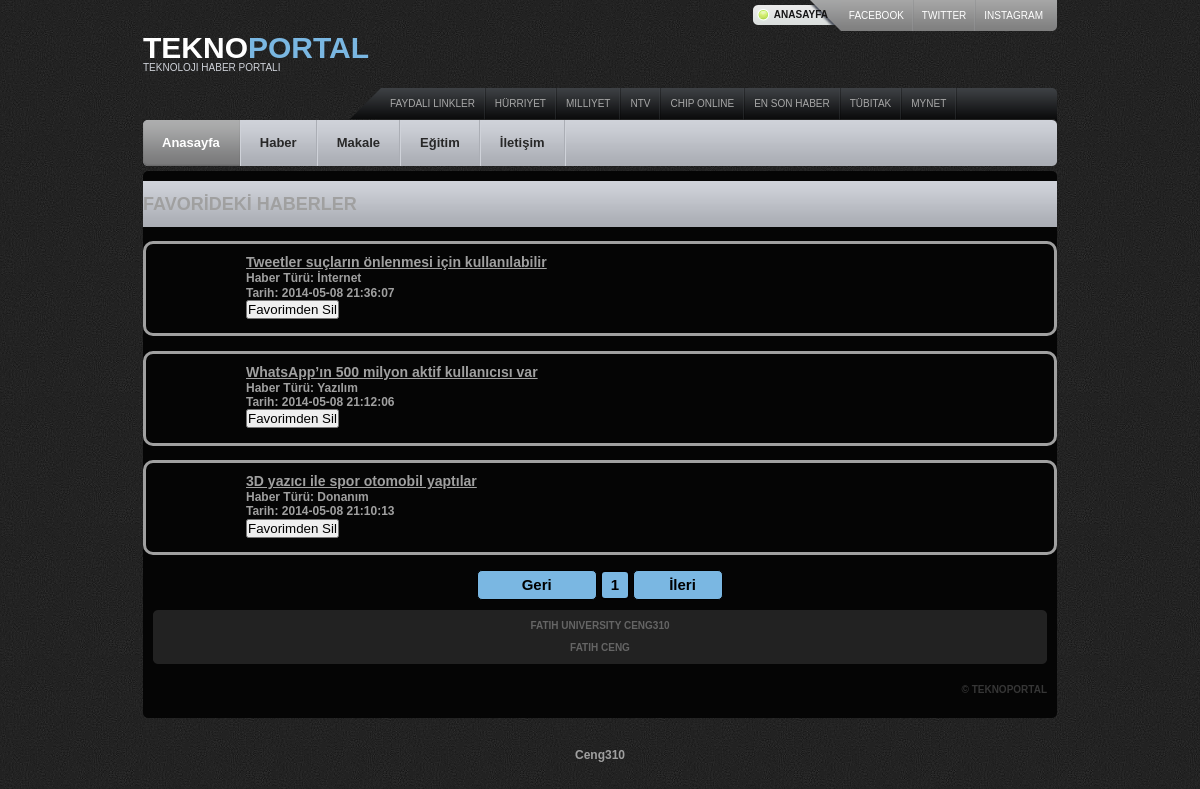
Screenshot of /favoritenews.php (signed in) with the database file from the repository.
### tables this page shows
CREATE TABLE IF NOT EXISTS `news` (
  `id` int(11) NOT NULL AUTO_INCREMENT,
  `header` varchar(250) NOT NULL,
  `content` longtext NOT NULL,
  `newstype` int(11) NOT NULL,
  `date` datetime NOT NULL,
  `newsimage` text NOT NULL,
  PRIMARY KEY (`id`)
);

CREATE TABLE IF NOT EXISTS `newstype` (
  `id` int(11) NOT NULL AUTO_INCREMENT,
  `name` varchar(40) NOT NULL,
  `image` text NOT NULL,
  PRIMARY KEY (`id`)
);

### favoritenews.php (the view, shortened to what this page needs)
<?php
include('header.php');
function Helper($con,$qw){
	$roe=mysqli_query($con,$qw) or die(mysql_error());
	$rot=mysqli_fetch_array($roe);
    $total=$rot[0];
	$dis=4;
	$total_page=ceil($total/$dis);
	$page_cur=(isset($_GET['page']))?$_GET['page']:1;
	$k=($page_cur-1)*$dis;
	$q="SELECT * FROM news,newstype,favoritenews where news.newstype=newstype.id and favoritenews.userid="."'".$_SESSION['userid']."'"." and favoritenews.newsid=news.id  order by news.id desc limit $k,$dis";
	$ros=mysqli_query($con,$q);
	while($row=mysqli_fetch_array($ros))
	{$myid=$row[0];
		echo'<div  class="newsdiv" >
<div class="newh" style="margin-top:10px; margin-left:100px;"  >
<a href="news.php?number='.$myid.'"> <h3>'.$row['header'].'</h3></a>
Haber Türü: '.$row['name'].'&nbsp;&nbsp;
</br>
Tarih: '.$row['date'].'&nbsp;&nbsp;';
if(isset($_SESSION['admin'])){
if($_SESSION['admin']==1){
echo '
<form method="post" action="'.$_SERVER['PHP_SELF'].'">
<input type="hidden" name="silinecekdeger" value="'.$myid.'">
<input type="submit" name="sil" value="Favorimden Sil" >
</form>';}
}
echo'
</div>
&nbsp;&nbsp;
</div>
&nbsp;';}
	echo '<br/><div align="center" >';
	if($page_cur>1)
	{
		echo '<a href="news.php?page='.($page_cur-1).'" style="cursor:pointer;color:#7ab7e2;" ><input style="cursor:pointer;background-color:#7ab7e2;border:1px black solid;border-radius:5px;width:120px;height:30px;color:white;font-size:15px;font-weight:bold;" type="button" value=" Geri "></a>';
	}
	else
	{
	  echo '<input style="background-color:#7ab7e2;border:1px black solid;border-radius:5px;width:120px;height:30px;color:black;font-size:15px;font-weight:bold;" type="button" value=" Geri ">';
	}
	for($i=1;$i<=$total_page;$i++)
	{
		if($page_cur==$i)
		{
			echo ' <input style="background-color:#7ab7e2;border:2px black solid;border-radius:5px;width:30px;height:30px;color:black;font-size:15px;font-weight:bold;" type="button" value="'.$i.'"> ';
		}
		else
		{
		echo '<a href="news.php?page='.$i.'"> <input style="cursor:pointer;background-color:#7ab7e2;border:1px black solid;border-radius:5px;width:30px;height:30px;color:white;font-size:15px;font-weight:bold;" type="button" value="'.$i.'"> </a>';
		}
	}
	if($page_cur<$total_page)
	{
		echo '<a href="news.php?page='.($page_cur+1).'"><input style="cursor:pointer;background-color:#7ab7e2;border:1px black solid;border-radius:5px;width:90px;height:30px;color:white;font-size:15px;font-weight:bold;" type="button" value=" İleri "></a>';
	}
	else
	{
	 echo '<input style="background-color:#7ab7e2;border:1px black solid;border-radius:5px;width:90px;height:30px;color:black;font-size:15px;font-weight:bold;" type="button" value="   İleri "></div>';
	}}
echo'<div id="main">
<div class="cl">&nbsp;</div>
<div id="sort-nav">
<h2><b>FAVORİDEKİ HABERLER</h2></div>
&nbsp;
';
echo'
<div id="content ">
<div class="block">
';
if(isset($_SESSION['userid'])){
$qw="SELECT count(*) FROM favoritenews where favoritenews.userid="."'".$_SESSION['userid']."'".";";
	Helper($con,$qw);}
echo '
</div>
        <div class="block-bot">
           </div>
       </div>
 <div id="main-bot">
    <div class="cl">&nbsp;</div>
    ';
include('footer.php');
	echo'
	 </div>
  </div>
</div>
</div>
<div align="center">Ceng310</div></body>
</html>'
; ?>

### css/style.css (style rules this page uses)
* { padding: 0; margin: 0; outline: 0; }
.newsdiv { border:3px solid;border-radius:10px; }
.newsdiv .newh { align: center; }
body { font-size: 12px; line-height: 1.2; font-family: Arial, "Trebuchet MS", sans-serif; color: #a0a0a0; background: url(images/bg.gif) repeat 0 0; text-align: left; }
a { color: #a0a0a0; text-decoration: underline; }
#sort-nav { line-height: 46px; background: url(images/sort-nav-bg.gif) repeat-x 0 0; }
#main { background: #050505 url(images/main-bg.gif) no-repeat 0 0; padding-top: 10px; }
#main-bot { background: url(images/main-bot-bg.gif) no-repeat 0 bottom; padding: 0 10px 2px 10px; height: 100%; position: relative; }
.block { margin-bottom: 10px; background-repeat: no-repeat; background-position: 0 0; }

### rows the page displays
news: header "Tweetler suçların önlenmesi için kullanılabilir", newstype.name "İnternet", date "2014-05-08 21:36:07"
news: header "WhatsApp’ın 500 milyon aktif kullanıcısı var", newstype.name "Yazılım", date "2014-05-08 21:12:06"
news: header "3D yazıcı ile spor otomobil yaptılar", newstype.name "Donanım", date "2014-05-08 21:10:13"
